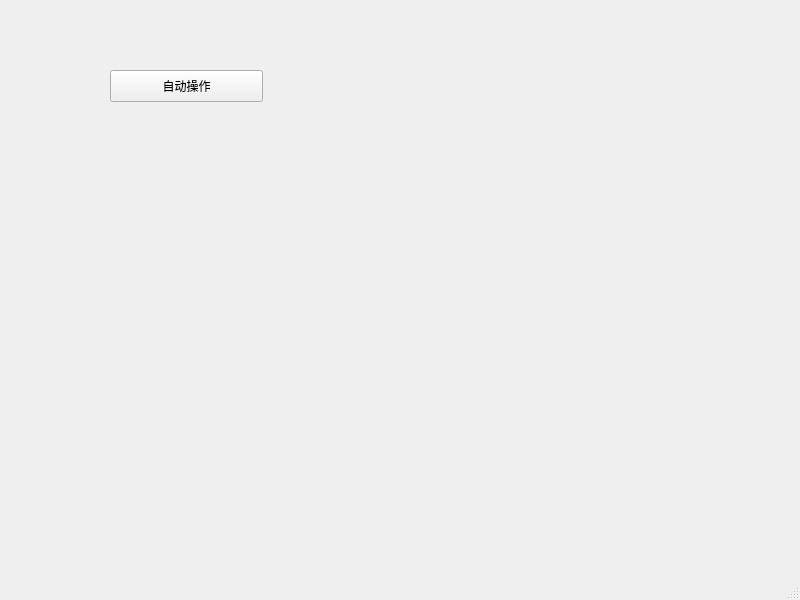
<?xml version="1.0" encoding="UTF-8"?>
<ui version="4.0">
 <class>MainWindow</class>
 <widget class="QMainWindow" name="MainWindow">
  <property name="geometry">
   <rect>
    <x>0</x>
    <y>0</y>
    <width>800</width>
    <height>600</height>
   </rect>
  </property>
  <property name="windowTitle">
   <string>MainWindow</string>
  </property>
  <widget class="QWidget" name="centralwidget">
   <widget class="PrimaryPushButton" name="PrimaryPushButton">
    <property name="geometry">
     <rect>
      <x>110</x>
      <y>70</y>
      <width>153</width>
      <height>32</height>
     </rect>
    </property>
    <property name="text">
     <string>自动操作</string>
    </property>
   </widget>
  </widget>
  <widget class="QMenuBar" name="menubar">
   <property name="geometry">
    <rect>
     <x>0</x>
     <y>0</y>
     <width>800</width>
     <height>23</height>
    </rect>
   </property>
  </widget>
  <widget class="QStatusBar" name="statusbar"/>
 </widget>
 <customwidgets>
  <customwidget>
   <class>PushButton</class>
   <extends>QPushButton</extends>
   <header>qfluentwidgets</header>
  </customwidget>
  <customwidget>
   <class>PrimaryPushButton</class>
   <extends>PushButton</extends>
   <header>qfluentwidgets</header>
  </customwidget>
 </customwidgets>
 <resources/>
 <connections/>
</ui>
